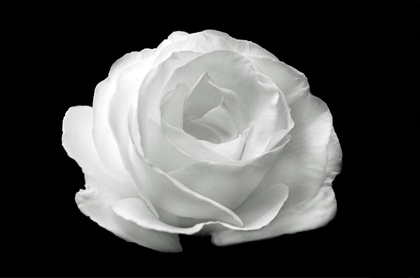
%> input picture test1.jpg, 420 x 278 px, shrunk from 1920 x 1272 before the run
$ octave subsampling2.m   (GNU Octave 9; MATLAB toolbox functions it lacks are replaced by stand-ins)
%> lines starting %> are read from the running program, lines starting %| are printed output that depends on the picture
%Lab Assignment 1 : Subsampling an image
%Pradyumna Marathe, TY L - 01, 09/08/2018
tic
timerval = tic;
%intialise file
clc;
clear all;
close all;

%read image
frame = imread('test1.jpg');
%> frame is the input picture: size 278x420x3 uint8; mean R, G, B 76, 76.3, 75.6
use = rgb2gray(frame);
imshow(use,'Border','tight');
pause();
%downsample the image 6 times
for i=1:1:6
    y1 = downsample(use,2);
    trans_y1 = permute(y1,[2 1]);
    y1_op = downsample(trans_y1,2);
    imshow(y1_op','Border','tight');
    if i==1
        imwrite(y1_op','downsampled1.jpg','jpg');
    elseif i==2
        imwrite(y1_op','downsampled2.jpg','jpg');
    elseif i==3
        imwrite(y1_op','downsampled3.jpg','jpg');
    elseif i==4
        imwrite(y1_op','downsampled4.jpg','jpg');
    elseif i==5
        imwrite(y1_op','downsampled5.jpg','jpg');
    elseif i==6
        imwrite(y1_op','downsampled6.jpg','jpg');
    end
    pause();
    use = y1_op';
end
%> this loop made 6 passes
%> pass 1, `y1 = downsample(use,2);`:
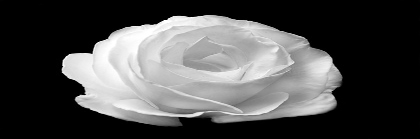
%> y1: size 139x420 uint8; min 0, max 255, mean 76.1
%> pass 1, `trans_y1 = permute(y1,[2 1]);`:
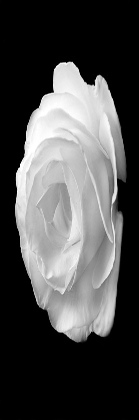
%> trans_y1: size 420x139 uint8; min 0, max 255, mean 76.1; mean of the top-left, top-right, bottom-left and bottom-right quarters 83.8, 87.2, 61.4, 71.9
%> pass 1, `y1_op = downsample(trans_y1,2);`:
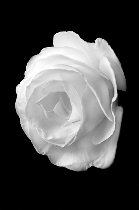
%> y1_op: size 210x139 uint8; min 0, max 255, mean 76.1
%> pass 1, `imshow(y1_op','Border','tight');`:
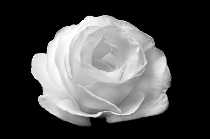
%> displayed picture: size 139x210, on the screen's scale of 0 to 255; min 0, max 255, mean 76.1; mean of the top-left, top-right, bottom-left and bottom-right quarters 83.4, 61.8, 87, 72.2

%Now, Upsample required images
for k=1:1:6
    if k==1
        read_image = imread('downsampled6.jpg');
%> read_image = [0 9 3 2 0 6 0; 0 18 228 185 212 0 0; 6 205 234 154 226 231 0; 4 1 198 231 105 204 0; 0 9 0 0 7 7 4]
    elseif k==2
        read_image = imread('downsampled5.jpg');
    elseif k==3
        read_image = imread('downsampled4.jpg');
    elseif k==4
        read_image = imread('downsampled3.jpg');
    elseif k==5
        read_image = imread('downsampled2.jpg');
    elseif k==6
        read_image = imread('downsampled1.jpg');
    end
    test = imsharpen(read_image);
%> test = [0 0 0 0 0 0 0; 0 0 255 227 255 0 0; 0 255 255 143 255 255 0; 0 0 255 255 92 255 0; 0 0 0 0 0 0 0]
    [r,c] = size(test);
%> r = 5; c = 7
    upsampled1 = zeros(r,(2*c));
    z=0;
    for i=1:1:c-1
        z = z + 1;
        upsampled1(:,z) = test(:,i);
        z = z + 1;
        col1 = test(:,i);
        col2 = test(:,i+1);
        col_avg = (col1+col2)/2;
        upsampled1(:,z) = col_avg;
    end
%> this loop made 6 passes
%> (col1, col2, col_avg) on passes 1 to 6: ([0; 0; 0; 0; 0], [0; 0; 255; 0; 0], [0; 0; 128; 0; 0]), ([0; 0; 255; 0; 0], [0; 255; 255; 255; 0], [0; 128; 128; 128; 0]), ([0; 255; 255; 255; 0], [0; 227; 143; 255; 0], [0; 128; 128; 128; 0]), ([0; 227; 143; 255; 0], [0; 255; 255; 92; 0], [0; 128; 128; 128; 0]), ([0; 255; 255; 92; 0], [0; 0; 255; 255; 0], [0; 128; 128; 128; 0]), ([0; 0; 255; 255; 0], [0; 0; 0; 0; 0], [0; 0; 128; 128; 0])
    [r1,c1] = size(upsampled1);
%> r1 = 5; c1 = 14
    upsampled2 = zeros((2*r),c1);
    z=0;
    for i=1:1:r1-1
        z = z + 1;
        upsampled2(z,:) = upsampled1(i,:);
        z = z + 1;
        row1 = upsampled1(i,:);
        row2 = upsampled1(i+1,:);
        row_avg = (row1+row2)/2;
        upsampled2(z,:) = row_avg;
    end
%> this loop made 4 passes
%> (z, row1, row2, row_avg) on passes 1 to 4: (2, [0 0 0 0 0 0 0 0 0 0 0 0 0 0], [0 0 0 128 255 128 227 128 255 128 0 0 0 0], [0 0 0 64 127.5 64 113.5 64 127.5 64 0 0 0 0]), (4, [0 0 0 128 255 128 227 128 255 128 0 0 0 0], [0 128 255 128 255 128 143 128 255 128 255 128 0 0], [0 64 127.5 128 255 128 185 128 255 128 127.5 64 0 0]), (6, [0 128 255 128 255 128 143 128 255 128 255 128 0 0], [0 0 0 128 255 128 255 128 92 128 255 128 0 0], [0 64 127.5 128 255 128 199 128 173.5 128 255 128 0 0]), (8, [0 0 0 128 255 128 255 128 92 128 255 128 0 0], [0 0 0 0 0 0 0 0 0 0 0 0 0 0], [0 0 0 64 127.5 64 127.5 64 46 64 127.5 64 0 0])
    [r2,c2] = size(upsampled2);
%> r2 = 10; c2 = 14
    imshow(test,'Border','tight');
    pause();
    imshow(upsampled1,'Border','tight');
    pause();
    imshow(upsampled2,'Border','tight');
    pause();
end
toc
